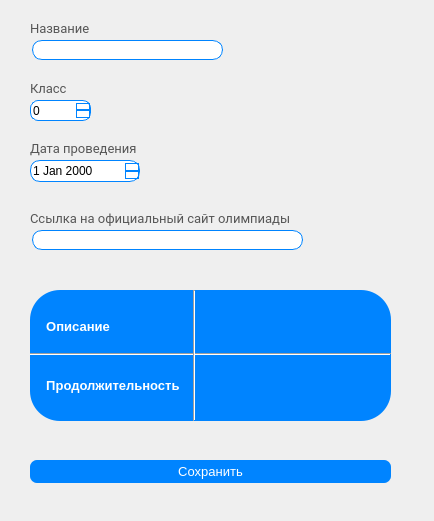
<?xml version="1.0" encoding="UTF-8"?>
<ui version="4.0">
 <class>Form</class>
 <widget class="QWidget" name="Form">
  <property name="geometry">
   <rect>
    <x>0</x>
    <y>0</y>
    <width>434</width>
    <height>521</height>
   </rect>
  </property>
  <property name="windowTitle">
   <string>Form</string>
  </property>
  <widget class="QLabel" name="label_8">
   <property name="geometry">
    <rect>
     <x>30</x>
     <y>80</y>
     <width>61</width>
     <height>16</height>
    </rect>
   </property>
   <property name="font">
    <font>
     <family>Roboto</family>
     <pointsize>10</pointsize>
    </font>
   </property>
   <property name="styleSheet">
    <string notr="true">color: #565656;</string>
   </property>
   <property name="text">
    <string>Класс</string>
   </property>
  </widget>
  <widget class="QLineEdit" name="titleEdit">
   <property name="geometry">
    <rect>
     <x>32</x>
     <y>40</y>
     <width>191</width>
     <height>20</height>
    </rect>
   </property>
   <property name="styleSheet">
    <string notr="true">border: 1px solid rgb(0, 132, 255);
border-radius: 10px;</string>
   </property>
  </widget>
  <widget class="QSpinBox" name="classEdit">
   <property name="geometry">
    <rect>
     <x>30</x>
     <y>100</y>
     <width>61</width>
     <height>21</height>
    </rect>
   </property>
   <property name="styleSheet">
    <string notr="true">QSpinBox{
	border: 1px solid rgb(0, 132, 255);
	border-radius: 8px;
}
QSpinBox::up-button {
	border: 1px solid rgb(0, 132, 255);
	 border-radius: 0 1px 1px 0;
}
QSpinBox::down-button {
	 border: 1px solid rgb(0, 132, 255);
	 border-radius: 0 1px 1px 0;
}</string>
   </property>
  </widget>
  <widget class="QLabel" name="label_2">
   <property name="geometry">
    <rect>
     <x>30</x>
     <y>20</y>
     <width>61</width>
     <height>16</height>
    </rect>
   </property>
   <property name="font">
    <font>
     <family>Roboto</family>
     <pointsize>10</pointsize>
    </font>
   </property>
   <property name="styleSheet">
    <string notr="true">color: #565656;</string>
   </property>
   <property name="text">
    <string>Название</string>
   </property>
  </widget>
  <widget class="QPushButton" name="saveButton">
   <property name="geometry">
    <rect>
     <x>30</x>
     <y>460</y>
     <width>361</width>
     <height>23</height>
    </rect>
   </property>
   <property name="font">
    <font>
     <family>MS Shell Dlg 2</family>
     <pointsize>10</pointsize>
    </font>
   </property>
   <property name="styleSheet">
    <string notr="true">QPushButton {
	background-color: rgb(0, 132, 255);
	border-radius: 7px;
	color: #fff;
}

QPushButton:hover {
	background-color: rgb(0, 166, 255);
}
</string>
   </property>
   <property name="text">
    <string>Сохранить</string>
   </property>
  </widget>
  <widget class="QDateEdit" name="dateEdit">
   <property name="geometry">
    <rect>
     <x>30</x>
     <y>160</y>
     <width>110</width>
     <height>22</height>
    </rect>
   </property>
   <property name="styleSheet">
    <string notr="true">QDateEdit{
	border-radius: 10px;
    border: 1px solid rgb(0, 132, 255);
}

QDateEdit::up-button {
	border: 1px solid rgb(0, 132, 255);
	 border-radius: 0 1px 1px 0;
}
QDateEdit::down-button {
	 border: 1px solid rgb(0, 132, 255);
	 border-radius: 0 1px 1px 0;
}</string>
   </property>
  </widget>
  <widget class="QLabel" name="label_9">
   <property name="geometry">
    <rect>
     <x>30</x>
     <y>140</y>
     <width>111</width>
     <height>16</height>
    </rect>
   </property>
   <property name="font">
    <font>
     <family>Roboto</family>
     <pointsize>10</pointsize>
    </font>
   </property>
   <property name="styleSheet">
    <string notr="true">color: #565656;</string>
   </property>
   <property name="text">
    <string>Дата проведения</string>
   </property>
  </widget>
  <widget class="QFrame" name="frame">
   <property name="geometry">
    <rect>
     <x>30</x>
     <y>290</y>
     <width>361</width>
     <height>131</height>
    </rect>
   </property>
   <property name="styleSheet">
    <string notr="true">background-color: rgb(0, 132, 255);
border-radius: 30px;
</string>
   </property>
   <property name="frameShape">
    <enum>QFrame::StyledPanel</enum>
   </property>
   <property name="frameShadow">
    <enum>QFrame::Raised</enum>
   </property>
   <layout class="QVBoxLayout" name="verticalLayout_9">
    <item>
     <layout class="QGridLayout" name="gridLayout">
      <item row="0" column="1">
       <widget class="QPlainTextEdit" name="descrPlainEdit">
        <property name="styleSheet">
         <string notr="true">color: #fff;</string>
        </property>
        <property name="plainText">
         <string/>
        </property>
       </widget>
      </item>
      <item row="0" column="0">
       <widget class="QLabel" name="label_7">
        <property name="font">
         <font>
          <pointsize>10</pointsize>
          <weight>75</weight>
          <bold>true</bold>
         </font>
        </property>
        <property name="styleSheet">
         <string notr="true">color: #fff;</string>
        </property>
        <property name="text">
         <string>  Описание</string>
        </property>
       </widget>
      </item>
      <item row="1" column="0">
       <widget class="QLabel" name="label_5">
        <property name="font">
         <font>
          <pointsize>10</pointsize>
          <weight>75</weight>
          <bold>true</bold>
         </font>
        </property>
        <property name="styleSheet">
         <string notr="true">color: #fff;</string>
        </property>
        <property name="text">
         <string>  Продолжительность </string>
        </property>
       </widget>
      </item>
      <item row="1" column="1">
       <widget class="QPlainTextEdit" name="durPlainEdit">
        <property name="styleSheet">
         <string notr="true">color: #fff;</string>
        </property>
       </widget>
      </item>
     </layout>
    </item>
   </layout>
  </widget>
  <widget class="Line" name="line">
   <property name="geometry">
    <rect>
     <x>30</x>
     <y>339</y>
     <width>361</width>
     <height>31</height>
    </rect>
   </property>
   <property name="orientation">
    <enum>Qt::Horizontal</enum>
   </property>
  </widget>
  <widget class="Line" name="line_2">
   <property name="geometry">
    <rect>
     <x>179</x>
     <y>290</y>
     <width>31</width>
     <height>131</height>
    </rect>
   </property>
   <property name="orientation">
    <enum>Qt::Vertical</enum>
   </property>
  </widget>
  <widget class="QLabel" name="label_3">
   <property name="geometry">
    <rect>
     <x>30</x>
     <y>210</y>
     <width>271</width>
     <height>16</height>
    </rect>
   </property>
   <property name="font">
    <font>
     <family>Roboto</family>
     <pointsize>10</pointsize>
    </font>
   </property>
   <property name="styleSheet">
    <string notr="true">color: #565656;</string>
   </property>
   <property name="text">
    <string>Ссылка на официальный сайт олимпиады</string>
   </property>
  </widget>
  <widget class="QLineEdit" name="linkEdit">
   <property name="geometry">
    <rect>
     <x>32</x>
     <y>230</y>
     <width>271</width>
     <height>20</height>
    </rect>
   </property>
   <property name="styleSheet">
    <string notr="true">border: 1px solid rgb(0, 132, 255);
border-radius: 10px;</string>
   </property>
  </widget>
 </widget>
 <resources/>
 <connections/>
</ui>
